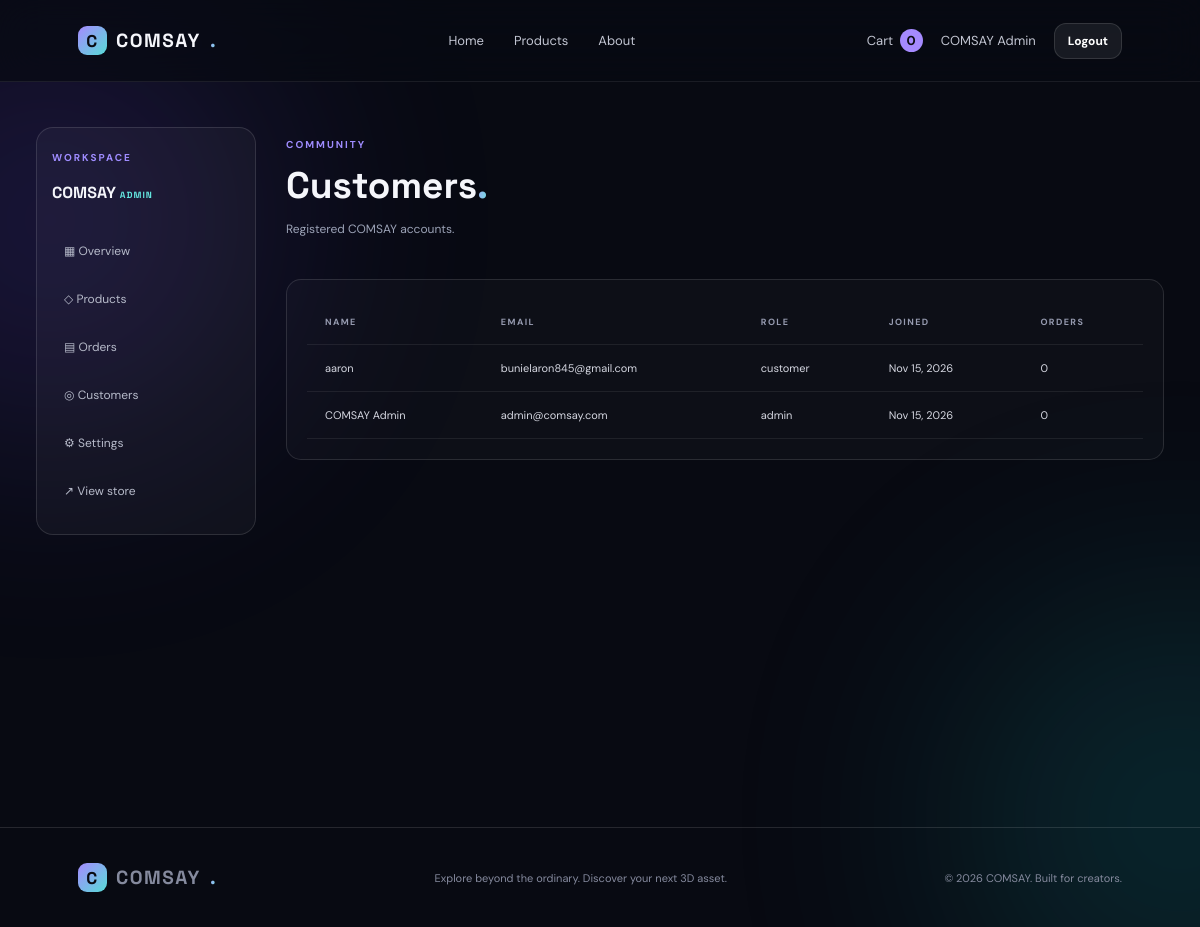
The app's page /admin/users (signed in) with its own data.
### COMSAY/app.py (models this page shows)
class User(db.Model):
    id = db.Column(db.Integer, primary_key=True)
    name = db.Column(db.String(100), nullable=False)
    email = db.Column(db.String(150), unique=True, nullable=False)
    password = db.Column(db.String(255), nullable=False)
    role = db.Column(db.String(20), default="customer")
    created_at = db.Column(db.DateTime, default=datetime.utcnow)

### COMSAY/app.py (the view)
@app.route("/admin/users")
@admin_required
def admin_users():
    users = User.query.order_by(User.created_at.desc()).all()
    return render_template("admin_users.html", users=users)

### COMSAY/app.py (called while the page is built, shortened)
def logged_in():
    return User.query.get(session.get("user_id")) if session.get("user_id") else None

def admin_required(fn):
    @wraps(fn)
    def wrapper(*args, **kwargs):
        user = logged_in()
        if not user or user.role != "admin":
            flash("Please sign in with an administrator account.", "error")
            return redirect(url_for("login"))
        return fn(*args, **kwargs)
    return wrapper

def cart_data():
    cart = session.get("cart", {})
    items, total, count = [], 0, 0
    return items, total, count

@app.context_processor
def inject_globals():
    _, _, cart_count = cart_data()
    return {"current_user": logged_in(), "cart_count": cart_count}

### COMSAY/templates/admin_users.html
{% extends "admin_base.html" %}{% block title %}Customers — COMSAY{% endblock %}{% block admin_content %}<div class="admin-heading"><div><span class="eyebrow">COMMUNITY</span><h1>Customers<span class="gradient-text">.</span></h1><p>Registered COMSAY accounts.</p></div></div><div class="table-wrap admin-panel"><table><thead><tr><th>Name</th><th>Email</th><th>Role</th><th>Joined</th><th>Orders</th></tr></thead><tbody>{% for u in users %}<tr><td>{{ u.name }}</td><td>{{ u.email }}</td><td>{{ u.role }}</td><td>{{ u.created_at.strftime('%b %d, %Y') }}</td><td>{{ u.orders|length }}</td></tr>{% endfor %}</tbody></table></div>{% endblock %}

### COMSAY/templates/base.html (shortened to what this page needs)
<!DOCTYPE html><html lang="en"><head><meta charset="UTF-8"><meta name="viewport" content="width=device-width, initial-scale=1.0">
<link rel="stylesheet" href="{{ url_for('static', filename='css/style.css') }}">
</head><body>
<div class="ambient ambient-one"></div><div class="ambient ambient-two"></div>
<header class="topbar"><a class="brand" href="{{ url_for('home') }}"><span class="brand-mark">C</span> COMSAY<span class="brand-dot">.</span></a>
<nav class="main-nav"><a href="{{ url_for('home') }}">Home</a><a href="{{ url_for('products') }}">Products</a><a href="{{ url_for('about') }}">About</a></nav>
<div class="nav-actions"><a class="cart-link" href="{{ url_for('cart') }}">Cart <span>{{ cart_count }}</span></a>
{% if current_user %}<a class="nav-user" href="{{ url_for('admin_dashboard') if current_user.role == 'admin' else url_for('account') }}">{{ current_user.name }}</a><a class="btn btn-small btn-ghost" href="{{ url_for('logout') }}">Logout</a>
{% else %}<a class="nav-user" href="{{ url_for('login') }}">Login</a><a class="btn btn-small btn-primary" href="{{ url_for('register') }}">Get started</a>{% endif %}</div>
</header>
<main>{% block content %}{% endblock %}</main>
<footer class="footer"><a class="brand" href="{{ url_for('home') }}"><span class="brand-mark">C</span> COMSAY<span class="brand-dot">.</span></a><p>Explore beyond the ordinary. Discover your next 3D asset.</p><span>© 2026 COMSAY. Built for creators.</span></footer>
</body></html>

### COMSAY/static/css/style.css (style rules this page uses)
:root { --bg:#080a12;--panel:rgba(255,255,255,.055);--line:rgba(255,255,255,.12);--muted:#9ca3b7;--text:#f5f6fb;--purple:#9c7bff;--cyan:#64e6e0;--font:'DM Sans',sans-serif;--display:'Space Grotesk',sans-serif }
* { box-sizing:border-box }
html { scroll-behavior:smooth }
body { margin:0;background:var(--bg);color:var(--text);font-family:var(--font);min-height:100vh;overflow-x:hidden }
a { color:inherit;text-decoration:none }
.ambient { position:fixed;width:440px;height:440px;border-radius:50%;filter:blur(130px);opacity:.18;pointer-events:none;z-index:-1 }
.ambient-one { background:#7652ff;top:0;left:-170px }
.ambient-two { background:#13b9ba;right:-200px;top:600px }
.topbar { height:82px;display:flex;align-items:center;justify-content:space-between;padding:0 6.5%;border-bottom:1px solid rgba(255,255,255,.08);background:rgba(8,10,18,.72);backdrop-filter:blur(22px);position:sticky;top:0;z-index:20 }
.brand { font-family:var(--display);font-weight:700;letter-spacing:1.5px;font-size:19px;display:flex;align-items:center;gap:9px }
.brand-mark { display:grid;place-items:center;width:29px;height:29px;border-radius:9px;background:linear-gradient(135deg,#a68aff,#57dcd7);color:#090b13;font-size:17px }
.brand-dot,.gradient-text { background:linear-gradient(100deg,#b49aff,#67e5dc);-webkit-background-clip:text;background-clip:text;color:transparent }
.main-nav,.nav-actions { display:flex;align-items:center;gap:30px }
.main-nav a,.nav-user,.cart-link { font-size:13px;color:#c2c5d2;transition:.2s }
.nav-actions { gap:18px }
.cart-link span { background:#a58aff;color:#0b0c15;padding:3px 7px;border-radius:20px;font-weight:700;margin-left:3px }
.btn { border:0;border-radius:12px;padding:13px 19px;display:inline-flex;align-items:center;justify-content:center;gap:15px;font-weight:700;font-size:13px;cursor:pointer;transition:transform .25s,box-shadow .25s,background .25s }
.btn-ghost { background:rgba(255,255,255,.07);border:1px solid var(--line);color:white }
.btn-small { padding:9px 13px;font-size:12px }
.eyebrow { font-size:10px;letter-spacing:2px;font-weight:700;color:#9f8cff }
.footer { border-top:1px solid var(--line);padding:35px 6.5%;display:flex;align-items:center;justify-content:space-between;color:#858a9e;font-size:11px }
.footer p { margin:0 }
.table-wrap { overflow-x:auto;border:1px solid var(--line);border-radius:15px;background:rgba(255,255,255,.025) }
table { width:100%;border-collapse:collapse;text-align:left;min-width:650px }
th,td { padding:16px 18px;border-bottom:1px solid rgba(255,255,255,.07);font-size:11px }
th { color:#969bb0;font-size:9px;letter-spacing:1.4px;text-transform:uppercase }
td { color:#d5d7e1 }
.admin-heading { display:flex;justify-content:space-between;align-items:center;margin:5px 0 30px }
.admin-heading h1 { font-family:var(--display);font-size:37px;margin:9px 0 }
.admin-heading p { color:var(--muted);font-size:12px }
.admin-panel { padding:20px;margin-top:15px }

### records on screen
User: name "COMSAY Admin", email "admin@comsay.com", role "admin", created_at "Nov 15, 2026", orders|length "0"
User: name "aaron", email "bunielaron845@gmail.com", role "customer", created_at "Nov 15, 2026", orders|length "0"

### other values on screen
{{ cart_count }} "0"
